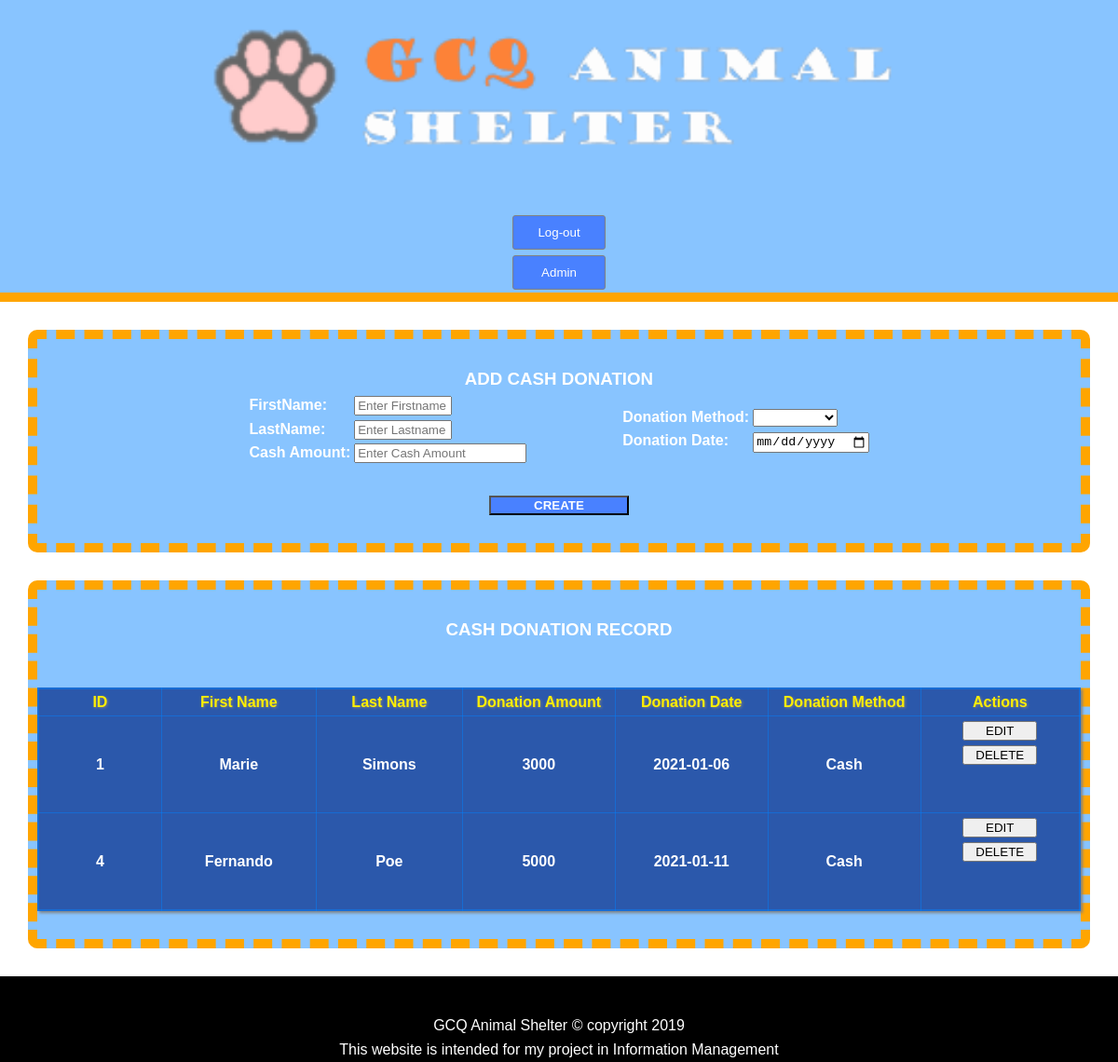
/CrudCash.php (signed in), run on the app's committed database.
### tables this page shows
CREATE TABLE `donation` (
  `donation_id` int(11) NOT NULL,
  `donation_fname` varchar(100) NOT NULL,
  `donation_lname` varchar(100) NOT NULL,
  `donation_amount` varchar(45) DEFAULT NULL,
  `donation_date` date DEFAULT NULL,
  `donation_method` varchar(45) DEFAULT NULL
);

### readCash.php (called while the page is built)
<?php
require('includes/config.php');
$cashQuery = "SELECT * FROM donation";
$cashSql = mysqli_query($conn, $cashQuery);
?>

### CrudCash.php (the view, shortened to what this page needs)
<?php
include ('readCash.php');
?>
<!DOCTYPE html>
<html>
<head>
	<link rel="stylesheet" type="text/css" href="css/style.css">
</head>
<body>
 <header id="mainHeader">
	 	<div class="case">
	 		<img src="image/cat.png">
	    	<nav>
	    		<ul style="display: inline">
	    			<li>
	   					<form action="logout.php" method="post">
	    				<input type="submit" name="logout" value="Log-out"  style="color: white; background-color: #0034FF77;padding: 10px;  border-radius: 3px; border: 1px solid gray; width: 100px; margin: 3px">
	    				</form>
	    			</li>
	    			<li>
	   					<form action="adminPanel.php" method="post">
	    				<input type="submit" name="adminPanel" value="Admin"  style="color: white; background-color: #0034FF77;padding: 10px;  border-radius: 3px; border: 1px solid gray; width: 100px; margin: 3px ">
	    				</form>
	    			</li>
	    		</ul>
	    	</nav>
	    </div>
     </header>
<div class="create">
	<form  action="createCash.php" method="post" enctype="multipart/form-data">
	<h3>ADD CASH DONATION</h3>
	<table>
		<td>
			<p><label>FirstName:</label></p>
			<p><label>LastName:</label></p>
			<p><label>Cash Amount:</label></p>
		</td>
		<td>
			<p><input type="text" name="cashFname" placeholder="Enter Firstname" size="10" required/></p>
			<p><input type="text" name="cashLname" placeholder="Enter Lastname" size="10" required/></p>
			<p><input type="text" name="cashAmount" placeholder="Enter Cash Amount" size="20" required/></p>
		</td>
		<td class="labels">
			<p><label>Donation Method:</label></p>
			<p><label>Donation Date:</label></p>
		</td>
		<td>
			<p><select name="cashMethod" placeholder="Enter Donation Method" required>
				<option value=""></option>
				<option value="Cash">Cash</option>
			</select></p>
			<p><input type="date" name="cashDate" placeholder="Enter Date" size="20"/></p>
		</td>
	</table>
		<h3 class="btncreate"><input type="submit" name="cashCreate" value="CREATE" style="width: 150px"></h3>
	</form>
</div>
<div class="records">
<h3>CASH DONATION RECORD</h3>
		<table border="1" style="border-collapse: collapse;" >
		<tr>
			<th>ID</th>
			<th>First Name</th>
			<th>Last Name</th>
			<th>Donation Amount</th>
			<th>Donation Date</th>
			<th>Donation Method</th>
			<th>Actions</th>
		</tr>
<?php
if (isset($_SESSION['username'])) {
while($result = mysqli_fetch_array($cashSql)){?>
		 <tr>
			<td><?php echo $result['donation_id'] ?></td>
			<td><?php echo $result['donation_fname'] ?></td>
			<td><?php echo $result['donation_lname'] ?></td>
			<td><?php echo $result['donation_amount'] ?></td>
			<td><?php echo $result['donation_date'] ?></td>
			<td><?php echo $result['donation_method'] ?></td>
			<td>
				<h3>
				<form action="updateCash.php" method="get" >
					<input type="submit" name="editDonation" value="EDIT" style="width: 80px">
				</form>
				<form action="deleteCash.php" method="get">
					<input type="submit" name="deleteDonation" value="DELETE"  style="width: 80px">
				</form>
			</td>
		</tr>
<?php
}
}
else
{echo '<script>window.location.href = "login.php"</script>';}
?>
</table>
</div>
<footer>
	<div>
		GCQ Animal Shelter &copy; copyright 2019
		<p>This website is intended for my project in Information Management</p>
	</div>
</footer>
</body>
</html>

### css/style.css (style rules this page uses)
* { margin:0; }
body { font-family: Arial; line-height: 1.6em; font-size: 16px; }
.case { margin:auto; width: 80%; overflow: hidden; text-shadow: 1px 1px 2px black; }
#mainHeader { background-color: #0080FF77; }
#mainHeader nav { float: right; }
#mainHeader ul { padding-top: 30px; }
#mainHeader li { display: inline; }
footer { background-color: black; text-align: center; color: white; padding-top: 40px; }
@media (max-width: 1200px) { #mainHeader, #mainHeader nav, .link a { float: none; width: 100%; text-align: center; display: block; } }
@media (max-width: 1200px) { #mainHeader img { width: 80%; } }

### CrudCash.php (style rules this page uses)
.labels { padding-left: 100px; }
.create h3 { text-align: center; }
.create table { margin-left: auto; margin-right: auto; }
.records table { border: 2px solid #0080FF77; background-color: #2b58ab; box-shadow: gray 2px 2px 3px; }
.create { position: static; margin: 30px; padding-top: 30px; padding-bottom: : 30px; background-color: #0080FF77; border-radius: 10px; border: 10px dashed orange; color: white; font-weight: 900; }
#mainHeader { border-bottom: 10px solid orange; }
.btncreate input { margin: 30px; padding-left: 30px; padding-right: 30px; background-color: #0034FF77; font-weight: 900; color: white; }
.records h3 { text-align: center; margin-bottom: 50px; }
.records { position: static; margin: 30px; padding-top: 30px; padding-bottom: : 30px; background-color: #0080FF77; border-radius: 10px; border: 10px dashed orange; color: white; font-weight: 900; }
.records table { margin-left: auto; margin-right: auto; margin-bottom: 30px; }
.records th { width: 100px; }
.records td { text-align: center; }
.records th { color: #FFEF00 ; text-shadow: gray 1px 1px 3px; width: 300px; }

### data on the page
donation: donation_id "1", donation_fname "Marie", donation_lname "Simons", donation_amount "3000", donation_date "2021-01-06", donation_method "Cash"
donation: donation_id "4", donation_fname "Fernando", donation_lname "Poe", donation_amount "5000", donation_date "2021-01-11", donation_method "Cash"
